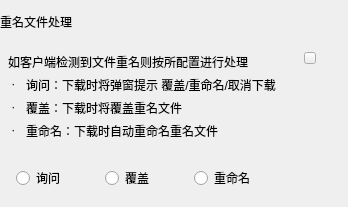
            <widget class="QWidget" name="widget" native="true">
             <layout class="QGridLayout" name="gridLayout_3">
              <property name="leftMargin">
               <number>0</number>
              </property>
              <property name="topMargin">
               <number>12</number>
              </property>
              <property name="rightMargin">
               <number>0</number>
              </property>
              <property name="bottomMargin">
               <number>17</number>
              </property>
              <property name="horizontalSpacing">
               <number>0</number>
              </property>
              <property name="verticalSpacing">
               <number>12</number>
              </property>
              <item row="0" column="0">
               <layout class="QHBoxLayout" name="horizontalLayout_11">
                <property name="spacing">
                 <number>8</number>
                </property>
                <item>
                 <widget class="QLabel" name="label_6">
                  <property name="text">
                   <string>重名文件处理</string>
                  </property>
                 </widget>
                </item>
                <item>
                 <spacer name="horizontalSpacer_9">
                  <property name="orientation">
                   <enum>Qt::Horizontal</enum>
                  </property>
                  <property name="sizeHint" stdset="0">
                   <size>
                    <width>40</width>
                    <height>20</height>
                   </size>
                  </property>
                 </spacer>
                </item>
               </layout>
              </item>
              <item row="2" column="0">
               <layout class="QHBoxLayout" name="horizontalLayout_13">
                <property name="spacing">
                 <number>40</number>
                </property>
                <property name="leftMargin">
                 <number>16</number>
                </property>
                <property name="topMargin">
                 <number>5</number>
                </property>
                <item>
                 <widget class="QRadioButton" name="confirm">
                  <property name="text">
                   <string>询问</string>
                  </property>
                 </widget>
                </item>
                <item>
                 <widget class="QRadioButton" name="cover">
                  <property name="text">
                   <string>覆盖</string>
                  </property>
                 </widget>
                </item>
                <item>
                 <widget class="QRadioButton" name="rename">
                  <property name="text">
                   <string>重命名</string>
                  </property>
                 </widget>
                </item>
                <item>
                 <spacer name="horizontalSpacer_5">
                  <property name="orientation">
                   <enum>Qt::Horizontal</enum>
                  </property>
                  <property name="sizeHint" stdset="0">
                   <size>
                    <width>40</width>
                    <height>20</height>
                   </size>
                  </property>
                 </spacer>
                </item>
               </layout>
              </item>
              <item row="1" column="0">
               <widget class="QWidget" name="widget_12" native="true">
                <layout class="QGridLayout" name="gridLayout_20">
                 <property name="leftMargin">
                  <number>0</number>
                 </property>
                 <property name="topMargin">
                  <number>0</number>
                 </property>
                 <property name="rightMargin">
                  <number>24</number>
                 </property>
                 <property name="bottomMargin">
                  <number>0</number>
                 </property>
                 <property name="spacing">
                  <number>0</number>
                 </property>
                 <item row="0" column="0">
                  <widget class="QWidget" name="widget_13" native="true">
                   <property name="sizePolicy">
                    <sizepolicy hsizetype="Preferred" vsizetype="Preferred">
                     <horstretch>0</horstretch>
                     <verstretch>0</verstretch>
                    </sizepolicy>
                   </property>
                   <layout class="QGridLayout" name="gridLayout_17">
                    <property name="leftMargin">
                     <number>8</number>
                    </property>
                    <property name="topMargin">
                     <number>8</number>
                    </property>
                    <property name="rightMargin">
                     <number>8</number>
                    </property>
                    <property name="bottomMargin">
                     <number>8</number>
                    </property>
                    <property name="spacing">
                     <number>0</number>
                    </property>
                    <item row="0" column="0">
                     <layout class="QVBoxLayout" name="verticalLayout_7">
                      <property name="spacing">
                       <number>3</number>
                      </property>
                      <property name="topMargin">
                       <number>0</number>
                      </property>
                      <item alignment="Qt::AlignTop">
                       <widget class="QWidget" name="releaseWId_3" native="true">
                        <property name="sizePolicy">
                         <sizepolicy hsizetype="Preferred" vsizetype="Preferred">
                          <horstretch>0</horstretch>
                          <verstretch>0</verstretch>
                         </sizepolicy>
                        </property>
                        <layout class="QGridLayout" name="gridLayout_18">
                         <property name="leftMargin">
                          <number>0</number>
                         </property>
                         <property name="topMargin">
                          <number>0</number>
                         </property>
                         <property name="rightMargin">
                          <number>0</number>
                         </property>
                         <property name="bottomMargin">
                          <number>0</number>
                         </property>
                         <property name="spacing">
                          <number>0</number>
                         </property>
                         <item row="0" column="0">
                          <layout class="QHBoxLayout" name="horizontalLayout_24">
                           <property name="spacing">
                            <number>0</number>
                           </property>
                           <property name="leftMargin">
                            <number>0</number>
                           </property>
                           <property name="rightMargin">
                            <number>0</number>
                           </property>
                           <item>
                            <widget class="QLabel" name="label_14">
                             <property name="text">
                              <string>如客户端检测到文件重名则按所配置进行处理</string>
                             </property>
                            </widget>
                           </item>
                           <item>
                            <spacer name="horizontalSpacer_24">
                             <property name="orientation">
                              <enum>Qt::Horizontal</enum>
                             </property>
                             <property name="sizeHint" stdset="0">
                              <size>
                               <width>40</width>
                               <height>20</height>
                              </size>
                             </property>
                            </spacer>
                           </item>
                           <item alignment="Qt::AlignTop">
                            <widget class="QPushButton" name="note_2">
                             <property name="minimumSize">
                              <size>
                               <width>12</width>
                               <height>12</height>
                              </size>
                             </property>
                             <property name="maximumSize">
                              <size>
                               <width>12</width>
                               <height>12</height>
                              </size>
                             </property>
                             <property name="text">
                              <string/>
                             </property>
                            </widget>
                           </item>
                          </layout>
                         </item>
                        </layout>
                       </widget>
                      </item>
                      <item>
                       <widget class="QWidget" name="widget_14" native="true">
                        <property name="sizePolicy">
                         <sizepolicy hsizetype="Preferred" vsizetype="Preferred">
                          <horstretch>0</horstretch>
                          <verstretch>0</verstretch>
                         </sizepolicy>
                        </property>
                        <layout class="QGridLayout" name="gridLayout_19">
                         <property name="leftMargin">
                          <number>0</number>
                         </property>
                         <property name="topMargin">
                          <number>0</number>
                         </property>
                         <property name="rightMargin">
                          <number>0</number>
                         </property>
                         <property name="bottomMargin">
                          <number>0</number>
                         </property>
                         <property name="horizontalSpacing">
                          <number>0</number>
                         </property>
                         <property name="verticalSpacing">
                          <number>3</number>
                         </property>
                         <item row="0" column="0">
                          <layout class="QHBoxLayout" name="horizontalLayout_25">
                           <property name="spacing">
                            <number>0</number>
                           </property>
                           <property name="leftMargin">
                            <number>0</number>
                           </property>
                           <item alignment="Qt::AlignTop">
                            <widget class="QLabel" name="label_22">
                             <property name="minimumSize">
                              <size>
                               <width>18</width>
                               <height>18</height>
                              </size>
                             </property>
                             <property name="maximumSize">
                              <size>
                               <width>18</width>
                               <height>18</height>
                              </size>
                             </property>
                             <property name="text">
                              <string> ·</string>
                             </property>
                            </widget>
                           </item>
                           <item>
                            <widget class="QLabel" name="label_15">
                             <property name="text">
                              <string>询问：下载时将弹窗提示 覆盖/重命名/取消下载</string>
                             </property>
                            </widget>
                           </item>
                           <item>
                            <spacer name="horizontalSpacer_25">
                             <property name="orientation">
                              <enum>Qt::Horizontal</enum>
                             </property>
                             <property name="sizeHint" stdset="0">
                              <size>
                               <width>40</width>
                               <height>20</height>
                              </size>
                             </property>
                            </spacer>
                           </item>
                          </layout>
                         </item>
                         <item row="1" column="0">
                          <layout class="QHBoxLayout" name="horizontalLayout_26">
                           <property name="spacing">
                            <number>0</number>
                           </property>
                           <property name="topMargin">
                            <number>0</number>
                           </property>
                           <item alignment="Qt::AlignTop">
                            <widget class="QLabel" name="label_23">
                             <property name="minimumSize">
                              <size>
                               <width>18</width>
                               <height>18</height>
                              </size>
                             </property>
                             <property name="maximumSize">
                              <size>
                               <width>18</width>
                               <height>18</height>
                              </size>
                             </property>
                             <property name="text">
                              <string> ·</string>
                             </property>
                            </widget>
                           </item>
                           <item>
                            <widget class="QLabel" name="label_5">
                             <property name="text">
                              <string>覆盖：下载时将覆盖重名文件</string>
                             </property>
                            </widget>
                           </item>
                           <item>
                            <spacer name="horizontalSpacer_26">
                             <property name="orientation">
                              <enum>Qt::Horizontal</enum>
                             </property>
                             <property name="sizeHint" stdset="0">
                              <size>
                               <width>40</width>
                               <height>20</height>
                              </size>
                             </property>
                            </spacer>
                           </item>
                          </layout>
                         </item>
                         <item row="2" column="0">
                          <layout class="QHBoxLayout" name="horizontalLayout_27">
                           <property name="spacing">
                            <number>0</number>
                           </property>
                           <property name="bottomMargin">
                            <number>0</number>
                           </property>
                           <item alignment="Qt::AlignTop">
                            <widget class="QLabel" name="label_24">
                             <property name="minimumSize">
                              <size>
                               <width>18</width>
                               <height>18</height>
                              </size>
                             </property>
                             <property name="maximumSize">
                              <size>
                               <width>18</width>
                               <height>18</height>
                              </size>
                             </property>
                             <property name="text">
                              <string> ·</string>
                             </property>
                            </widget>
                           </item>
                           <item>
                            <widget class="QLabel" name="label_7">
                             <property name="text">
                              <string>重命名：下载时自动重命名重名文件</string>
                             </property>
                            </widget>
                           </item>
                           <item>
                            <spacer name="horizontalSpacer_27">
                             <property name="orientation">
                              <enum>Qt::Horizontal</enum>
                             </property>
                             <property name="sizeHint" stdset="0">
                              <size>
                               <width>40</width>
                               <height>20</height>
                              </size>
                             </property>
                            </spacer>
                           </item>
                          </layout>
                         </item>
                        </layout>
                       </widget>
                      </item>
                     </layout>
                    </item>
                   </layout>
                  </widget>
                 </item>
                </layout>
               </widget>
              </item>
             </layout>
            </widget>
